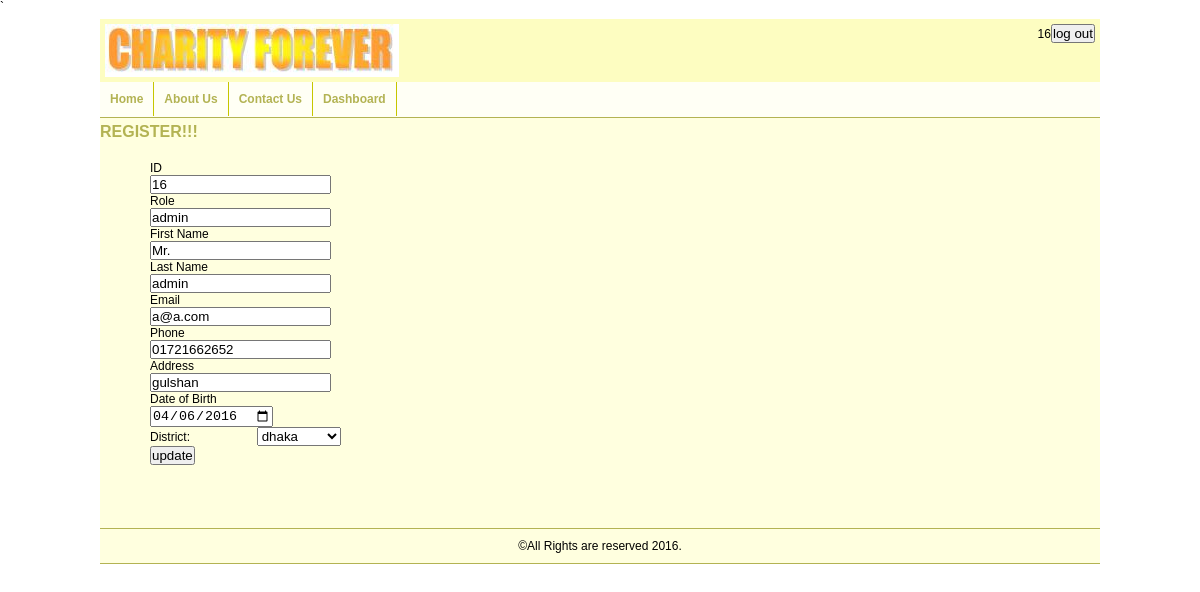
/user_info_change.php (signed in), run on the app's committed database.
### tables this page shows
CREATE TABLE IF NOT EXISTS `users` (
  `id` int(100) NOT NULL AUTO_INCREMENT,
  `first` varchar(100) NOT NULL,
  `last` varchar(100) NOT NULL,
  `dob` date NOT NULL,
  `address` varchar(100) NOT NULL,
  `district` varchar(100) NOT NULL,
  `gender` varchar(100) NOT NULL,
  `phone` varchar(100) NOT NULL,
  `email` varchar(100) NOT NULL,
  `pass` varchar(100) NOT NULL,
  `role` varchar(100) NOT NULL,
  `imgpath` varchar(500) NOT NULL,
  PRIMARY KEY (`id`),
  UNIQUE KEY `email` (`email`)
);

### user_info_change.php (the view, shortened to what this page needs)
`<?php
$sid = $_SESSION['varname'];
$result=mysql_query("select * from users where id='$sid' ")
    or die("failed to query ".mysql_error());
$row= mysql_fetch_array($result);
if($row['id']==$sid  )
{
  $id= $row['id'];
  $role= $row['role'];
  $first= $row['first'];
  $last=$row['last'];
  $dob= $row['dob'];
  $address= $row['address'];
  $district= $row['district'];
  $phone= $row['phone'];
  $email= $row['email'];
}
else
echo "failed";
?>
<!DOCTYPE HTML>
<html >
  <head>
        <link type="text/css" rel="stylesheet" href="css/style.css">
  </head>
  <body>
      <div id="wrapper">
      <header id="header">
      <div id="header_area">
        <div id="logo"><img src="files/icon/logo.png" alt="Logo"></div>
        <div id="session" align="right">
        <?php
if(!isset($_SESSION))
                           {
                                  session_start();
                                      if(isset($_SESSION['varname']))
                                      {
                                      $sid = $_SESSION['varname'];
                                      echo $sid;
                                      echo '<a href="logout.php"><button>log out</button></a>';
                                      }
                                      else
                                      {
                                        echo "not logged in";
                                      }
                            }
                            else
                            {
                if(isset($sid))
                                  {
                                      echo $sid;
                                      echo '<a href="logout.php"><button>log out</button></a>';
                                  }
                                  else
                                  {
                                 echo "not logged in";
                                  }
                            }
          ?>
          </div>
      </div>
      <div id="menu_area">
        <nav id="menu">
          <ul>
            <?php
              if(isset($sid))
                                 {
                                  if($row['role']=='donor')
                    {
                       echo '<li><a href="index.php"> Home </a></li>
                                          <li><a href="about_us.php"> About Us</a></li>
                                          <li><a href="contact_us.php"> Contact Us </a></li>
                                          <li><a href="dashboard_for_donor.php"> Dashboard </a></li>';
                    }
                    else if ($row['role']=='moderator' )
                    {
                                           echo '<li><a href="index.php"> Home </a></li>
                                          <li><a href="about_us.php"> About Us</a></li>
                                          <li><a href="contact_us.php"> Contact Us </a></li>
                                          <li><a href="dashboard_for_mod.php"> Dashboard </a></li>';
                    }
                    else
                    {
                                           echo '<li><a href="index.php"> Home </a></li>
                                          <li><a href="about_us.php"> About Us</a></li>
                                          <li><a href="contact_us.php"> Contact Us </a></li>
                                          <li><a href="dashboard.php"> Dashboard </a></li>';
                    }
                                  }
            ?>
                    </ul>
        </nav>
      </div>
    </header>
    <div id="contents_area" >
                    <h1>REGISTER!!!</h1>
                   <div id="reg">
                   <form name="myForm"  onsubmit="return validateForm()"  action="user_info_update.php" method="post" >
                       <ul>
                           ID<li ><input type="text" id="id" value="<?php echo "$id"; ?>" name="id" readonly></li>
                            Role<li ><input type="text" id="role" value="<?php echo "$role"; ?>" name="role" readonly></li>
                            First Name<li ><input type="text" id="firstnameid" value="<?php echo "$first"; ?>" name="first" ></li>
                            Last Name<li ><input type="text" id="lastnameid" value="<?php echo "$last"; ?>" name="last" ></li>
                            Email<li ><input type="text" id="email" value="<?php echo "$email"; ?>" name="email" ></li>
                            Phone<li ><input type="text" id="phone" value="<?php echo "$phone"; ?>" name="phone" ></li>
                            Address<li ><input type="text" value="<?php echo "$address"; ?>" name="address" id="addressid" ></li>
                          Date of Birth<li ><input type="date" value="<?php echo "$dob"; ?>" name="dob" id="dobid"></li>
                            <li>District:&nbsp&nbsp&nbsp&nbsp&nbsp&nbsp&nbsp &nbsp&nbsp&nbsp&nbsp&nbsp&nbsp &nbsp&nbsp&nbsp&nbsp
                            <select name='district'>
                            <?php
                                if($district=="dhaka")
                                {
                                  echo "<option value='dhaka' selected>dhaka</option>";
                                }
                            ?>
                            </select><br></li>
                            <input type="submit"  name="submit" value="update" "><br>
                       </ul>
                       </form>
                   </div>
                </div>
    <footer id="footer">
      &copy;All Rights are reserved 2016.
    </footer>
  </div>
  </body>
</html>

### css/style.css (style rules this page uses)
* { margin:0px; padding:0px; }
a { text-decoration:none; color:#000; }
li { list-style:none; }
h1 { font-family:Arial, Helvetica, sans-serif; font-size:16px; color:#B3B353; padding:0px 0px 5px 0px; margin-bottom:15px; }
body { font-family:Arial, Helvetica, sans-serif; font-size:12px; margin-bottom:5px; }
#wrapper { width:1000px; background:#FFFFDF; margin:5px auto 0px; }
#header_area { background:#FDFDC1; padding:5px; overflow:hidden; }
#logo { float:left; }
#menu_area { min-height:35px; background-color:#FFFFF5; border-bottom:1px solid #B3B353; }
#menu ul li { float:left; border-right:1px solid #C6C600; }
#menu ul li a { color:#B3B353; font-weight:bold; display:block; padding:10px 10px 10px 10px; }
#contents_area { overflow:auto; min-height:400px; margin:5px 0px 5px 0px; }
footer { background:#FFFFDF; text-align:center; padding:10px; border-top:1px solid #B3B353; border-bottom:1px solid #B3B353; }

### user_info_change.php (style rules this page uses)
#reg { padding:0px 0px 0px 50px; }

### data on the page
users: id "16", role "admin", first "Mr.", last "admin", email "a@a.com", phone "01721662652", address "gulshan", dob "04/06/2016", district "dhaka"

### other printed values
$sid "16"
